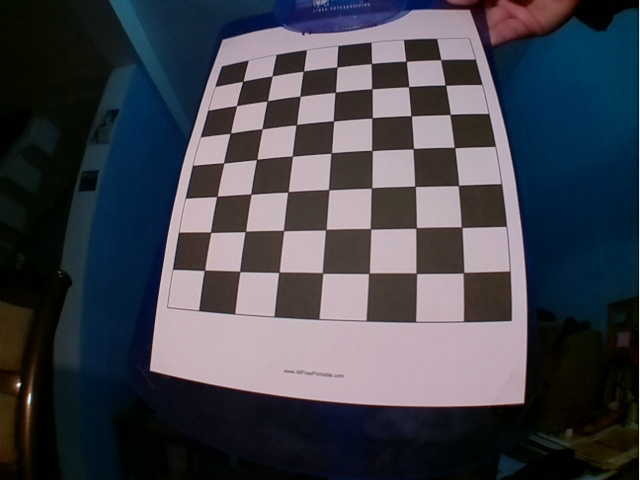
#> input picture cinvespuma_ws/src/control/scripts/Offline/camera_matrix/01image.png, 640 x 480 px; its folder holds 5 pictures in this run
$ python camera_matrix.py
#> lines starting #> are read from the running program, lines starting #| are printed output that depends on the picture; after the words box and inside, x2 and y2 are one past the last pixel; in counts of white or black regions, pixels touching at a corner belong together
import numpy as np
import cv2
import glob

# termination criteria
criteria = (cv2.TERM_CRITERIA_EPS + cv2.TERM_CRITERIA_MAX_ITER, 30, 0.001)
# prepare object points, like (0,0,0), (1,0,0), (2,0,0) ....,(6,5,0)
objp = np.zeros((7*7,3), np.float32)
objp[:,:2] = np.mgrid[0:7,0:7].T.reshape(-1,2)
#objp[:,:2] = np.mgrid[0:7,0:6].T.reshape(-1,2)
#print(objp)
# Arrays to store object points and image points from all the images.
objpoints = [] # 3d point in real world space
imgpoints = [] # 2d points in image plane.
images = glob.glob('*.png')
images.sort()

for fname in images:
	img = cv2.imread(fname)
#> img is the input picture: shape (480, 640, 3); mean B, G, R 76.5, 67.9, 66.7
	gray = cv2.cvtColor(img,cv2.COLOR_BGR2GRAY)
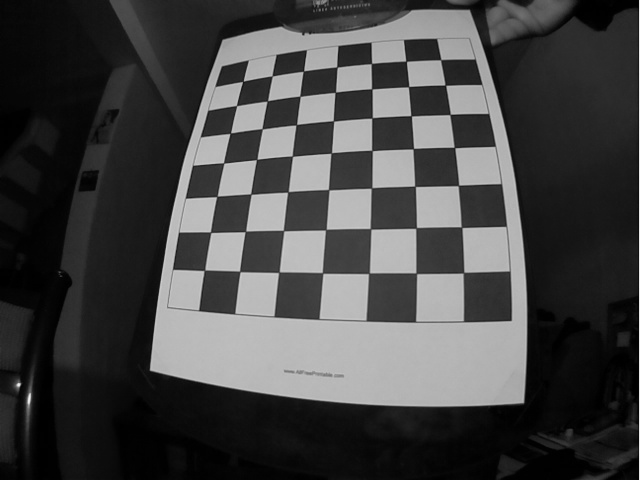
#> gray: shape (480, 640); min 0, max 239, mean 68.5
	# Find the chess board corners
	ret, corners = cv2.findChessboardCorners(gray, (7,7),None)
#> ret = True; corners = 49 rows, first 8: [440.7, 59.67], [445.3, 85.12], [450, 114.5], [454.5, 147.5], [458.4, 185.4], [461.7, 227.4], [463.7, 272.5], [406.3, 61.35]
	# If found, add object points, image points (after refining them)
	if ret == True:
		print(fname)
		objpoints.append(objp)
		corners2 = cv2.cornerSubPix(gray,corners,(11,11),(-1,-1),criteria)
#> corners2 = 49 rows, first 8: [440.7, 59.66], [445.5, 85.19], [450.1, 114.4], [454.5, 147.6], [458.5, 185.4], [461.6, 227.3], [463.5, 272.7], [406.1, 61.22]
		imgpoints.append(corners2)
		# Draw and display the corners
		img = cv2.drawChessboardCorners(img, (7,7), corners2,ret)
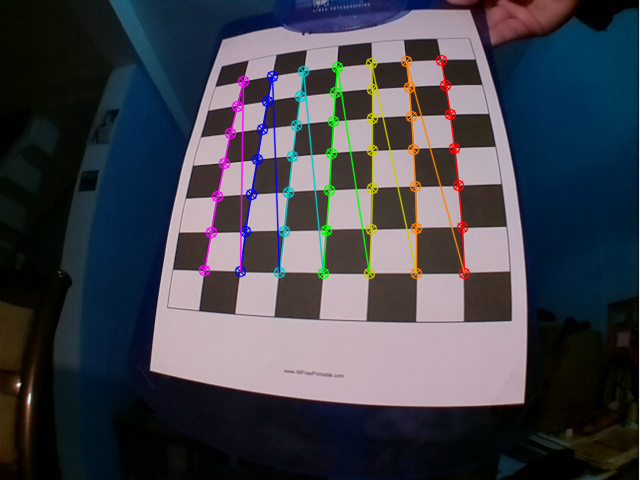
#> img: shape (480, 640, 3); 3.84% of pixels changed, all inside (x1, y1, x2, y2) = (198, 54, 471, 280)
		cv2.imshow('img',img)
		cv2.waitKey(200)
#> pass 2 of the loop `for fname in images:`:
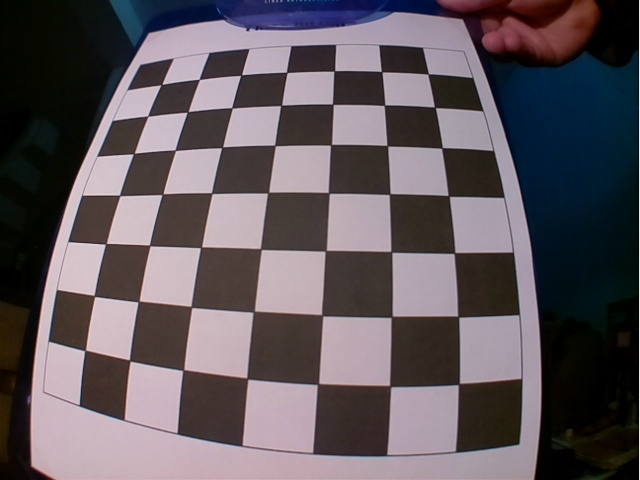
#> input picture cinvespuma_ws/src/control/scripts/Offline/camera_matrix/02image.png, 640 x 480 px
#> img is the input picture: shape (480, 640, 3); mean B, G, R 92.8, 87.2, 95.6
#> `gray = cv2.cvtColor(img,cv2.COLOR_BGR2GRAY)`:
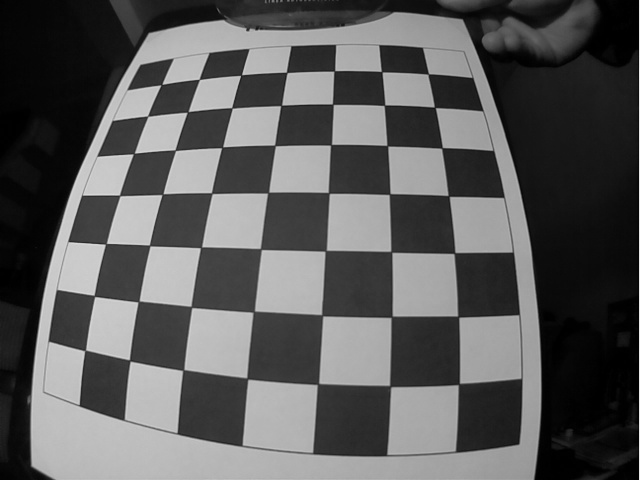
#> gray: shape (480, 640); min 0, max 234, mean 90.4
#> corners = 49 rows, first 8: [161.5, 84.44], [199.4, 79.4], [241, 75.08], [286.8, 72.5], [334.4, 70.86], [381.9, 71.79], [428.4, 73.95], [147.6, 116.1]
#> corners2 = 49 rows, first 8: [161.4, 84.57], [199.3, 79.37], [241.1, 75.1], [286.6, 72.4], [334.3, 70.89], [381.7, 71.63], [428.2, 73.9], [147.7, 116.2]
#> `img = cv2.drawChessboardCorners(img, (7,7), corners2,ret)`:
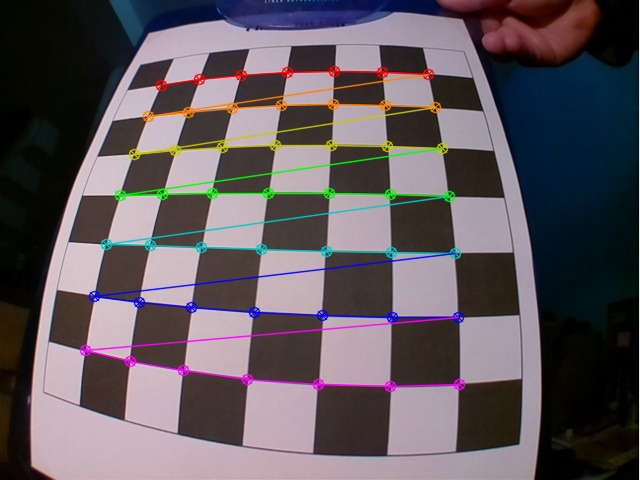
#> img: shape (480, 640, 3); 5.37% of pixels changed, all inside (x1, y1, x2, y2) = (79, 65, 466, 393)
#> pass 3 of the loop `for fname in images:`:
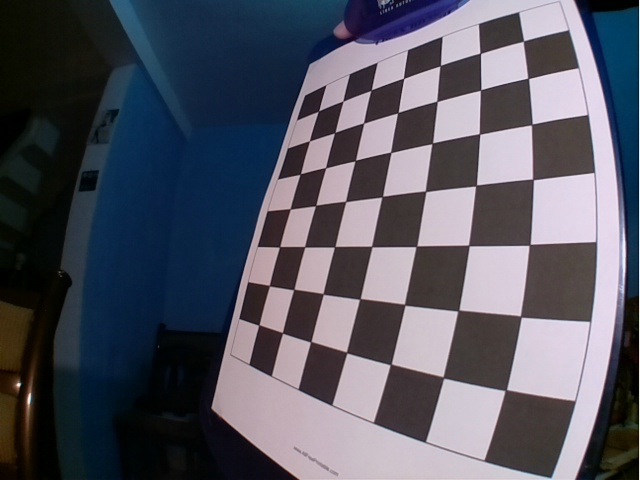
#> input picture cinvespuma_ws/src/control/scripts/Offline/camera_matrix/03image.png, 640 x 480 px
#> img is the input picture: shape (480, 640, 3); mean B, G, R 96.1, 85, 84.2
#> `gray = cv2.cvtColor(img,cv2.COLOR_BGR2GRAY)`:
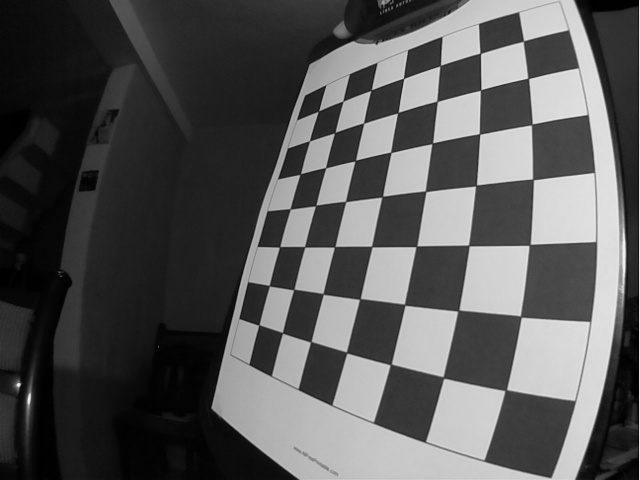
#> gray: shape (480, 640); min 0, max 243, mean 86
#> corners = 49 rows, first 8: [523.5, 41.02], [528.2, 78.42], [531.6, 124.5], [533.1, 179.4], [529.6, 244.7], [521.1, 316.9], [505.8, 390], [480.3, 53.26]
#> corners2 = 49 rows, first 8: [523.4, 41.1], [528.2, 78.39], [531.8, 124.4], [533.1, 179.4], [529.6, 244.8], [520.9, 316.6], [505.7, 390.2], [480.3, 53.29]
#> `img = cv2.drawChessboardCorners(img, (7,7), corners2,ret)`:
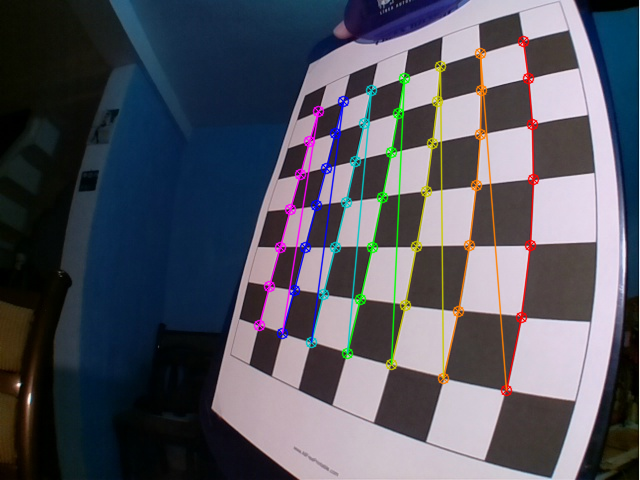
#> img: shape (480, 640, 3); 4.73% of pixels changed, all inside (x1, y1, x2, y2) = (253, 35, 540, 397)
#> the loop made 5 passes; the first 3 are shown
cv2.destroyAllWindows()
ret, mtx, dist, rvecs, tvecs = cv2.calibrateCamera(objpoints, imgpoints, gray.shape[::-1],None,None)
print('camera matrix \n',mtx)
print('Coeff. Dist. \n',dist)


# undistort
img_ex = cv2.imread('50image.png')
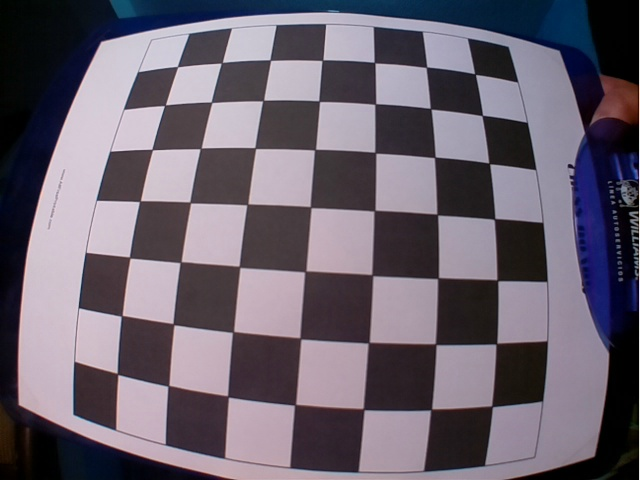
#> input picture cinvespuma_ws/src/control/scripts/Offline/camera_matrix/50image.png, 640 x 480 px
#> img_ex is the input picture: shape (480, 640, 3); mean B, G, R 109.8, 97.5, 105.8
dst = cv2.undistort(img_ex, mtx, dist, None, None)
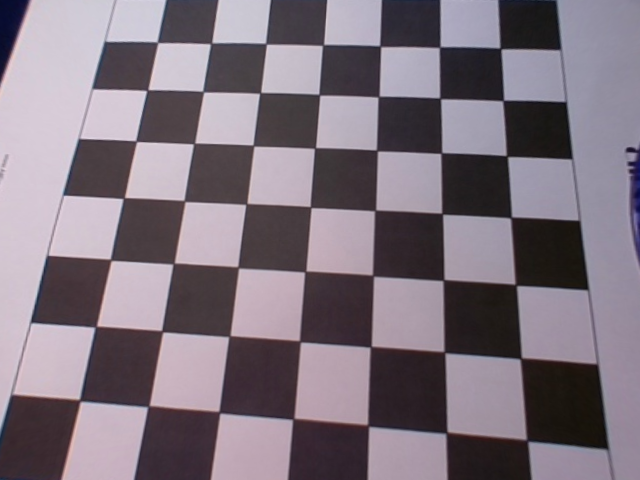
#> dst: shape (480, 640, 3); mean B, G, R 126.1, 115.7, 126.7
cv2.imwrite('calibresult.jpg',dst)
